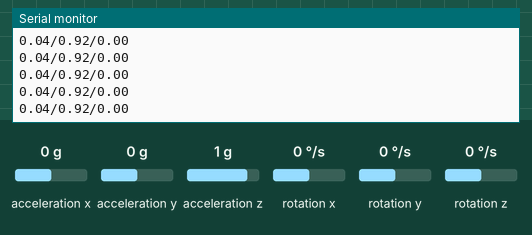
Simulated run of this sketch. Board: Arduino Uno, built with avr-gcc and run on an emulated ATmega328P. Parts: the last lines printed to the serial monitor. The test bench sets the inputs (shaded band); at power-on: acceleration z 1 g, acceleration x 0 g, acceleration y 0 g, rotation x 0 °/s, rotation y 0 °/s, rotation z 0 °/s.

Above: at 1.2 s.
1.3 s: acceleration z set to 0 g
At 2.0 s:
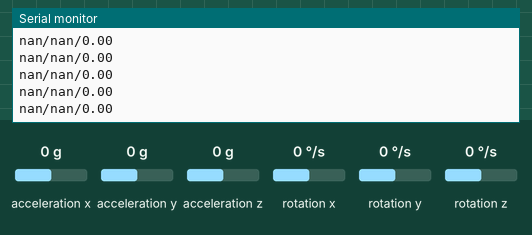
3.2 s: acceleration x set to -1.4 g
At 4.2 s:
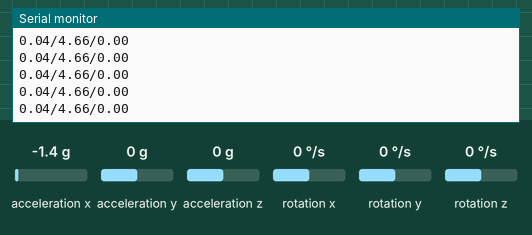
6.2 s: acceleration y set to -1.4 g
At 6.7 s:
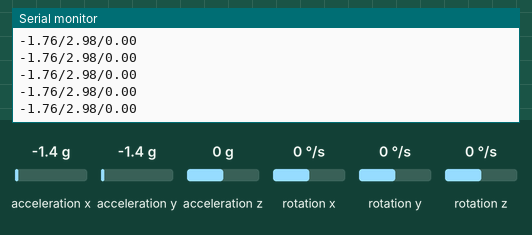
7.7 s: rotation x set to -192 °/s
At 8.3 s:
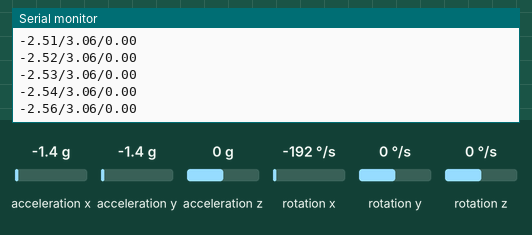
10.7 s: rotation y set to -192 °/s
At 11.5 s:
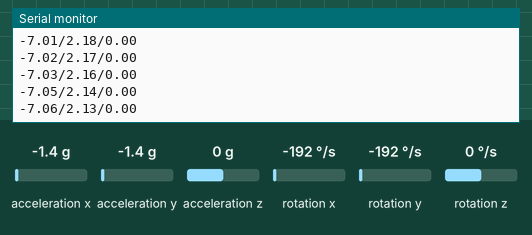
Timing chart, 0 to 13.2 s (numbered marks = the images above; inputs shaded):
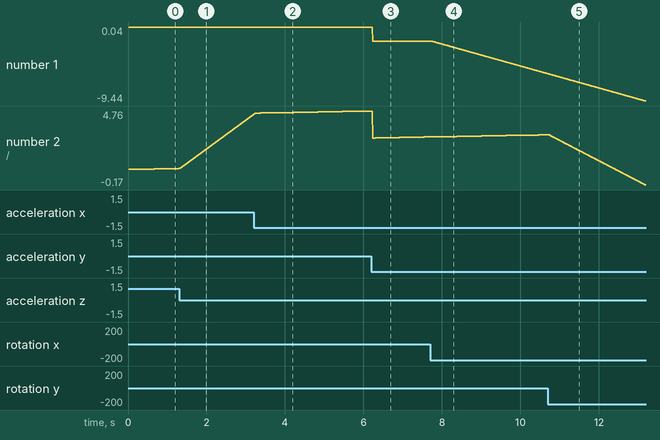

The sketch:

Roll_Pitch_and_Yaw_Collection.ino
```cpp
              /*
       Arduino and MPU6050 Accelerometer and Gyroscope Sensor Tutorial
       by Dejan, https://howtomechatronics.com
    */
    #include <Wire.h>
    const int MPU = 0x68; // MPU6050 I2C address
    #include <MPU6050_tockn.h>

    float AccX, AccY, AccZ;
    float GyroX, GyroY, GyroZ;
    float accAngleX, accAngleY, gyroAngleX, gyroAngleY, gyroAngleZ;
    float roll, pitch, yaw;
    float AccErrorX, AccErrorY, GyroErrorX, GyroErrorY, GyroErrorZ;
    float elapsedTime, currentTime, previousTime;
    int c = 0;
    MPU6050 mpu6050(Wire);
    void setup() {
      Serial.begin(19200);
      Wire.begin();
      mpu6050.begin();
              //end the transmission
      /*
      // Configure Accelerometer Sensitivity - Full Scale Range (default +/- 2g)
      Wire.beginTransmission(MPU);
      Wire.write(0x1C);                  //Talk to the ACCEL_CONFIG register (1C hex)
      Wire.write(0x10);                  //Set the register bits as 00010000 (+/- 8g full scale range)
      Wire.endTransmission(true);
      // Configure Gyro Sensitivity - Full Scale Range (default +/- 250deg/s)
      Wire.beginTransmission(MPU);
      Wire.write(0x1B);                   // Talk to the GYRO_CONFIG register (1B hex)
      Wire.write(0x10);                   // Set the register bits as 00010000 (1000deg/s full scale)
      Wire.endTransmission(true);
      delay(20);
      */
      // Call this function if you need to get the IMU error values for your module
      //calculate_IMU_error();
      delay(20);
    }
    void loop() {
      mpu6050.update();
      // === Read acceleromter data === //

      //For a range of +-2g, we need to divide the raw values by 16384, according to the datasheet
      AccX = mpu6050.getAccX();
      AccY = mpu6050.getAccY();
      AccZ = mpu6050.getAccZ(); // Z-axis value
      // Calculating Roll and Pitch from the accelerometer data
      accAngleX = (atan(AccY / sqrt(pow(AccX, 2) + pow(AccZ, 2))) * 180 / PI) + 1.01; // AccErrorX ~(0.58) See the calculate_IMU_error()custom function for more details
      accAngleY = (atan(-1 * AccX / sqrt(pow(AccY, 2) + pow(AccZ, 2))) * 180 / PI) + 21.61; // AccErrorY ~(-1.58)
      // === Read gyroscope data === //
      previousTime = currentTime;        // Previous time is stored before the actual time read
      currentTime = millis();            // Current time actual time read
      elapsedTime = (currentTime - previousTime) / 1000; // Divide by 1000 to get seconds

      GyroX = mpu6050.getGyroX() / 131.0; // For a 250deg/s range we have to divide first the raw value by 131.0, according to the datasheet
      GyroY = mpu6050.getGyroY() / 131.0;
      GyroZ = mpu6050.getGyroZ() / 131.0;
      // Correct the outputs with the calculated error values
      GyroX = GyroX + 0.00; // GyroErrorX ~(-0.56)
      GyroY = GyroY + 0.05; // GyroErrorY ~(2)
      GyroZ = GyroZ + 0.00; // GyroErrorZ ~ (-0.8)
      // Currently the raw values are in degrees per seconds, deg/s, so we need to multiply by sendonds (s) to get the angle in degrees
      gyroAngleX = gyroAngleX + GyroX * elapsedTime; // deg/s * s = deg
      gyroAngleY = gyroAngleY + GyroY * elapsedTime;
      yaw =  yaw + GyroZ * elapsedTime;
      // Complementary filter - combine acceleromter and gyro angle values
      roll = 0.96 * gyroAngleX + 0.04 * accAngleX;
      pitch = 0.96 * gyroAngleY + 0.04 * accAngleY;

      // Print the values on the serial monitor
      Serial.print(roll);
      Serial.print("/");
      Serial.print(pitch);
      Serial.print("/");
      Serial.println(yaw);
    }
    void calculate_IMU_error() {
      // We can call this funtion in the setup section to calculate the accelerometer and gyro data error. From here we will get the error values used in the above equations printed on the Serial Monitor.
      // Note that we should place the IMU flat in order to get the proper values, so that we then can the correct values
      // Read accelerometer values 200 times
      while (c < 200) {

        AccX = mpu6050.getAccX() / 16384.0 ;
        AccY = mpu6050.getAccY() / 16384.0 ;
        AccZ = mpu6050.getAccZ() / 16384.0 ;
        // Sum all readings
        AccErrorX = AccErrorX + ((atan((AccY) / sqrt(pow((AccX), 2) + pow((AccZ), 2))) * 180 / PI));
        AccErrorY = AccErrorY + ((atan(-1 * (AccX) / sqrt(pow((AccY), 2) + pow((AccZ), 2))) * 180 / PI));
        c++;
      }
      //Divide the sum by 200 to get the error value
      AccErrorX = AccErrorX / 200;
      AccErrorY = AccErrorY / 200;
      c = 0;
      // Read gyro values 200 times
      while (c < 200) {

        GyroX = Wire.read() << 8 | Wire.read();
        GyroY = Wire.read() << 8 | Wire.read();
        GyroZ = Wire.read() << 8 | Wire.read();
        // Sum all readings
        GyroErrorX = GyroErrorX + (mpu6050.getGyroX() / 131.0);
        GyroErrorY = GyroErrorY + (mpu6050.getGyroY() / 131.0);
        GyroErrorZ = GyroErrorZ + (mpu6050.getGyroZ() / 131.0);
        c++;
      }
      //Divide the sum by 200 to get the error value
      GyroErrorX = GyroErrorX / 200;
      GyroErrorY = GyroErrorY / 200;
      GyroErrorZ = GyroErrorZ / 200;
      // Print the error values on the Serial Monitor
      Serial.print("AccErrorX: ");
      Serial.println(AccErrorX);
      Serial.print("AccErrorY: ");
      Serial.println(AccErrorY);
      Serial.print("GyroErrorX: ");
      Serial.println(GyroErrorX);
      Serial.print("GyroErrorY: ");
      Serial.println(GyroErrorY);
      Serial.print("GyroErrorZ: ");
      Serial.println(GyroErrorZ);
    }
```

Measured:
- after the input at 1.3 s, the serial monitor: prints a new line at once (image 1)
- after the input at 3.2 s, the serial monitor: prints a new line at once (image 2)
- after the input at 6.2 s, the serial monitor: prints a new line at once (image 3)
- after the input at 7.7 s, the serial monitor: prints a new line at once (image 4)
- plotted number 1: 0.04 → -1.76 after the input at 6.2 s, -1.76 → -5.94 after the input at 7.7 s
- plotted number 2: 0.93 → 4.76 after the input at 3.2 s, 4.76 → 3.03 after the input at 6.2 s
